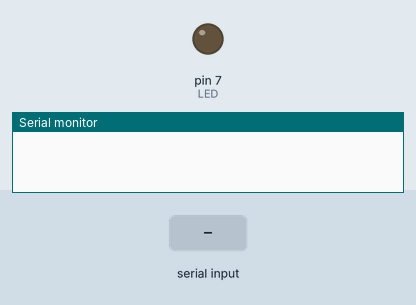
Simulated run of this sketch. Board: Arduino Uno, built with avr-gcc and run on an emulated ATmega328P. On the bench: output pins drawn as LEDs (lit = HIGH), the last lines printed to the serial monitor. The inputs (shaded band) are chosen by the test bench.

Above: at 1.2 s.
1.3 s: "on\n" received over Serial
At 2.5 s:
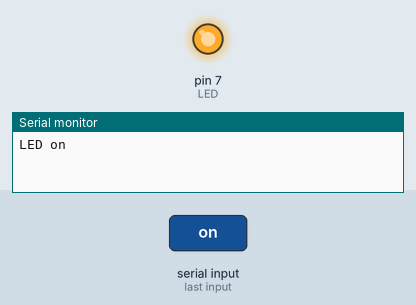
2.8 s: "off\n" received over Serial
At 3.7 s:
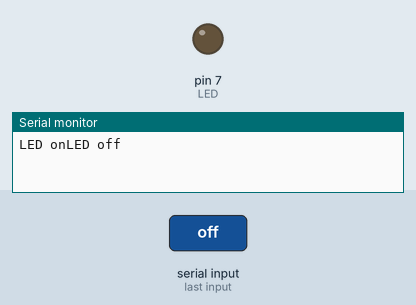
Timing chart, 0 to 5.8 s (numbered marks = the images above; inputs shaded):
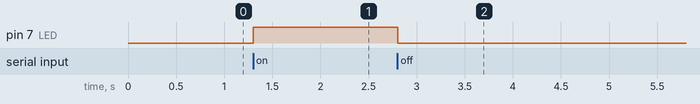

The sketch:

Microcontroller.ino
```cpp
# define LED 7
String input;

void setup() {
  Serial.begin(9600);
  pinMode(LED, OUTPUT);
}
void loop() {
  if (Serial.available() > 0) {
    input = Serial.readStringUntil('\n');
    if (input == "on") {
      digitalWrite(LED, HIGH);
      Serial.write("LED on");
    }
    else if (input == "off") {
      digitalWrite(LED, LOW);
      Serial.write("LED off");
    }
    else{
      Serial.write("Invald input");
    }
  }
}
```

Measured:
- after the input at 1.3 s, pin 7 (LED): LOW → HIGH at once
- after the input at 2.8 s, pin 7 (LED): HIGH → LOW at once
